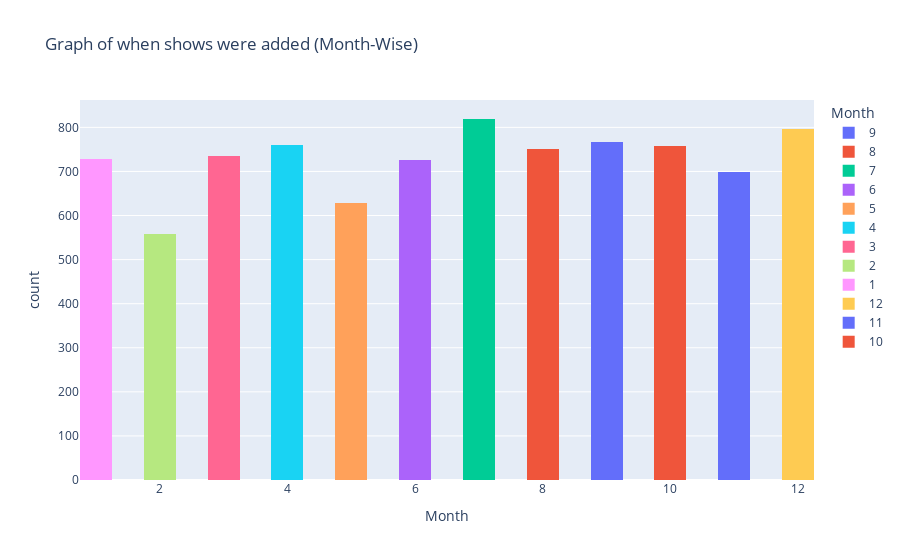

Notebook source saved alongside this figure:
### Markdown cell above
#### **2) Monthly Analysis**

### Code cell
#plotting a graph on basis of which month it was added in
df_date_added['date_added_month'] = pd.to_datetime(df_date_added['date_added']).dt.month 
plt.histogram(df_date_added, x='date_added_month', title='Graph of when shows were added (Month-Wise)', nbins=23,color='date_added_month', labels={"date_added_month":"Month"})

### Figure 1 — Plotly figure (JSON) as saved in the notebook; plotly's stock layout.template omitted (floating-point values rounded to 4 significant figures; data arrays with more than 128 entries replaced by an {"elided": "..."} marker saying what was removed)
{"data": [{"alignmentgroup": "True", "bingroup": "x", "hovertemplate": "Month=%{x}<br>count=%{y}<extra></extra>", "legendgroup": "9", "marker": {"color": "#636efa", "pattern": {"shape": ""}}, "name": "9", "nbinsx": 23, "offsetgroup": "9", "orientation": "v", "showlegend": true, "type": "histogram", "x": {"elided": "767 int values"}, "xaxis": "x", "yaxis": "y"}, {"alignmentgroup": "True", "bingroup": "x", "hovertemplate": "Month=%{x}<br>count=%{y}<extra></extra>", "legendgroup": "8", "marker": {"color": "#EF553B", "pattern": {"shape": ""}}, "name": "8", "nbinsx": 23, "offsetgroup": "8", "orientation": "v", "showlegend": true, "type": "histogram", "x": {"elided": "750 int values"}, "xaxis": "x", "yaxis": "y"}, {"alignmentgroup": "True", "bingroup": "x", "hovertemplate": "Month=%{x}<br>count=%{y}<extra></extra>", "legendgroup": "7", "marker": {"color": "#00cc96", "pattern": {"shape": ""}}, "name": "7", "nbinsx": 23, "offsetgroup": "7", "orientation": "v", "showlegend": true, "type": "histogram", "x": {"elided": "819 int values"}, "xaxis": "x", "yaxis": "y"}, {"alignmentgroup": "True", "bingroup": "x", "hovertemplate": "Month=%{x}<br>count=%{y}<extra></extra>", "legendgroup": "6", "marker": {"color": "#ab63fa", "pattern": {"shape": ""}}, "name": "6", "nbinsx": 23, "offsetgroup": "6", "orientation": "v", "showlegend": true, "type": "histogram", "x": {"elided": "725 int values"}, "xaxis": "x", "yaxis": "y"}, {"alignmentgroup": "True", "bingroup": "x", "hovertemplate": "Month=%{x}<br>count=%{y}<extra></extra>", "legendgroup": "5", "marker": {"color": "#FFA15A", "pattern": {"shape": ""}}, "name": "5", "nbinsx": 23, "offsetgroup": "5", "orientation": "v", "showlegend": true, "type": "histogram", "x": {"elided": "628 int values"}, "xaxis": "x", "yaxis": "y"}, {"alignmentgroup": "True", "bingroup": "x", "hovertemplate": "Month=%{x}<br>count=%{y}<extra></extra>", "legendgroup": "4", "marker": {"color": "#19d3f3", "pattern": {"shape": ""}}, "name": "4", "nbinsx": 23, "offsetgroup": "4", "orientation": "v", "showlegend": true, "type": "histogram", "x": {"elided": "760 int values"}, "xaxis": "x", "yaxis": "y"}, {"alignmentgroup": "True", "bingroup": "x", "hovertemplate": "Month=%{x}<br>count=%{y}<extra></extra>", "legendgroup": "3", "marker": {"color": "#FF6692", "pattern": {"shape": ""}}, "name": "3", "nbinsx": 23, "offsetgroup": "3", "orientation": "v", "showlegend": true, "type": "histogram", "x": {"elided": "735 int values"}, "xaxis": "x", "yaxis": "y"}, {"alignmentgroup": "True", "bingroup": "x", "hovertemplate": "Month=%{x}<br>count=%{y}<extra></extra>", "legendgroup": "2", "marker": {"color": "#B6E880", "pattern": {"shape": ""}}, "name": "2", "nbinsx": 23, "offsetgroup": "2", "orientation": "v", "showlegend": true, "type": "histogram", "x": {"elided": "559 int values"}, "xaxis": "x", "yaxis": "y"}, {"alignmentgroup": "True", "bingroup": "x", "hovertemplate": "Month=%{x}<br>count=%{y}<extra></extra>", "legendgroup": "1", "marker": {"color": "#FF97FF", "pattern": {"shape": ""}}, "name": "1", "nbinsx": 23, "offsetgroup": "1", "orientation": "v", "showlegend": true, "type": "histogram", "x": {"elided": "729 int values"}, "xaxis": "x", "yaxis": "y"}, {"alignmentgroup": "True", "bingroup": "x", "hovertemplate": "Month=%{x}<br>count=%{y}<extra></extra>", "legendgroup": "12", "marker": {"color": "#FECB52", "pattern": {"shape": ""}}, "name": "12", "nbinsx": 23, "offsetgroup": "12", "orientation": "v", "showlegend": true, "type": "histogram", "x": {"elided": "796 int values"}, "xaxis": "x", "yaxis": "y"}, {"alignmentgroup": "True", "bingroup": "x", "hovertemplate": "Month=%{x}<br>count=%{y}<extra></extra>", "legendgroup": "11", "marker": {"color": "#636efa", "pattern": {"shape": ""}}, "name": "11", "nbinsx": 23, "offsetgroup": "11", "orientation": "v", "showlegend": true, "type": "histogram", "x": {"elided": "698 int values"}, "xaxis": "x", "yaxis": "y"}, {"alignmentgroup": "True", "bingroup": "x", "hovertemplate": "Month=%{x}<br>count=%{y}<extra></extra>", "legendgroup": "10", "marker": {"color": "#EF553B", "pattern": {"shape": ""}}, "name": "10", "nbinsx": 23, "offsetgroup": "10", "orientation": "v", "showlegend": true, "type": "histogram", "x": {"elided": "757 int values"}, "xaxis": "x", "yaxis": "y"}], "layout": {"barmode": "relative", "legend": {"title": {"text": "Month"}, "tracegroupgap": 0}, "title": {"text": "Graph of when shows were added (Month-Wise)"}, "xaxis": {"anchor": "y", "categoryarray": [9, 8, 7, 6, 5, 4, 3, 2, 1, 12, 11, 10], "categoryorder": "array", "domain": [0, 1], "title": {"text": "Month"}}, "yaxis": {"anchor": "x", "domain": [0, 1], "title": {"text": "count"}}}}
